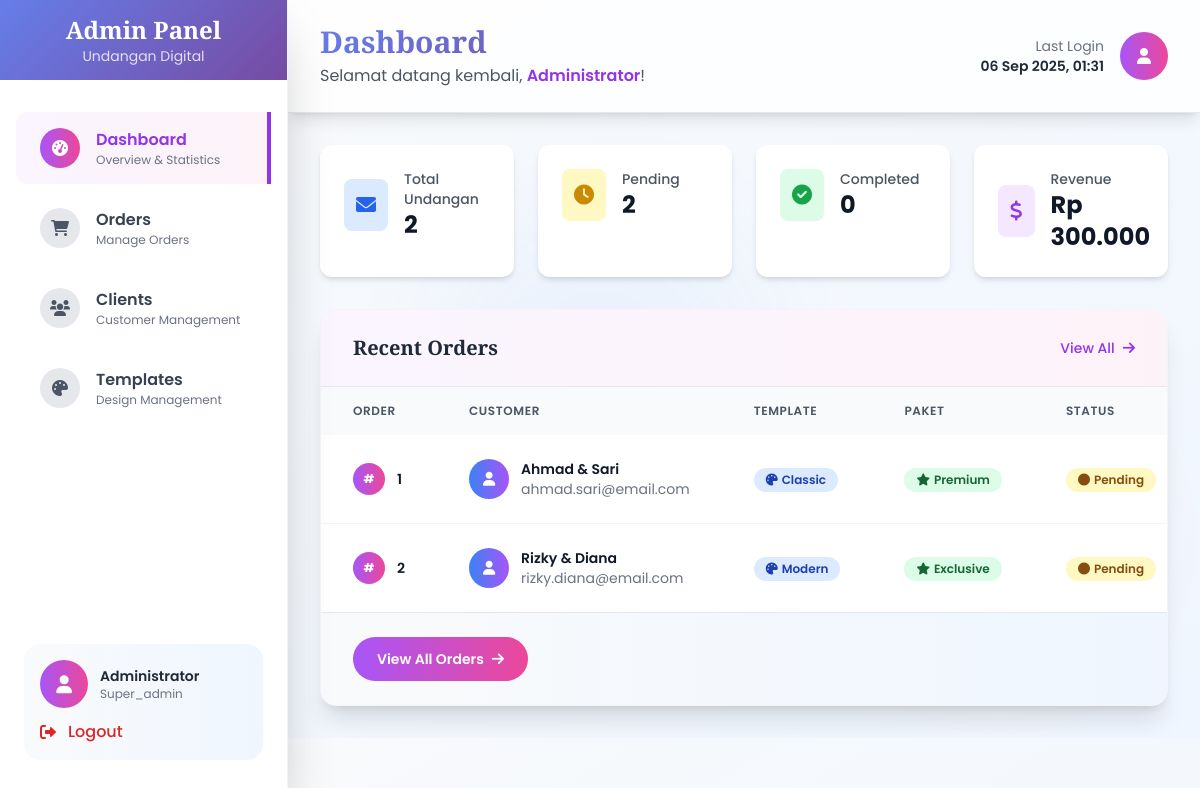
Screenshot of /admin/dashboard.php (signed in) with the database file from the repository.
### tables this page shows
CREATE TABLE IF NOT EXISTS undangan (
    id INT AUTO_INCREMENT PRIMARY KEY,
    nama_pasangan VARCHAR(255) NOT NULL,
    slug VARCHAR(255) UNIQUE NOT NULL,
    tanggal_acara DATE NOT NULL,
    lokasi VARCHAR(500) NOT NULL,
    template VARCHAR(50) NOT NULL DEFAULT 'classic',
    paket VARCHAR(50) NOT NULL DEFAULT 'basic',
    status ENUM('pending', 'processing', 'completed', 'cancelled') DEFAULT 'pending',
    created_at TIMESTAMP DEFAULT CURRENT_TIMESTAMP,
    updated_at TIMESTAMP DEFAULT CURRENT_TIMESTAMP ON UPDATE CURRENT_TIMESTAMP,
    
     
    nama_pria VARCHAR(255),
    nama_wanita VARCHAR(255),
    nama_ortu_pria VARCHAR(255),
    nama_ortu_wanita VARCHAR(255),
    alamat_lengkap TEXT,
    waktu_acara TIME,
    kontak_wa VARCHAR(20),
    email VARCHAR(100),
    
     
    musik_url VARCHAR(500),
    galeri_foto JSON,
    map_lokasi VARCHAR(500),
    ucapan_khusus TEXT,
    
     
    harga DECIMAL(10,2),
    status_pembayaran ENUM('pending', 'paid', 'failed') DEFAULT 'pending',
    metode_pembayaran VARCHAR(50),
    bukti_pembayaran VARCHAR(500),
    
     
    access_token VARCHAR(255) UNIQUE,
    total_views INT DEFAULT 0,
    last_viewed TIMESTAMP NULL
);

### admin/dashboard.php (the view, shortened to what this page needs)
<?php
include '../db.php';
$stats = [];
$sql = "SELECT COUNT(*) as total FROM undangan";
$result = mysqli_query($conn, $sql);
$stats['total_undangan'] = mysqli_fetch_assoc($result)['total'];
$sql = "SELECT COUNT(*) as total FROM undangan WHERE status = 'pending'";
$result = mysqli_query($conn, $sql);
$stats['pending'] = mysqli_fetch_assoc($result)['total'];
$sql = "SELECT COUNT(*) as total FROM undangan WHERE status = 'completed'";
$result = mysqli_query($conn, $sql);
$stats['completed'] = mysqli_fetch_assoc($result)['total'];
$sql = "SELECT SUM(harga) as total FROM undangan WHERE status_pembayaran = 'paid'";
$result = mysqli_query($conn, $sql);
$stats['revenue'] = mysqli_fetch_assoc($result)['total'] ?? 0;
$sql = "SELECT * FROM undangan ORDER BY created_at DESC LIMIT 5";
$recent_orders = mysqli_query($conn, $sql);
?>
<!DOCTYPE html>
<html lang="id">
<head>
  <script src="https://cdn.tailwindcss.com"></script>
  <link href="https://cdnjs.cloudflare.com/ajax/libs/font-awesome/6.0.0/css/all.min.css" rel="stylesheet">
</head>
<body class="bg-gradient-to-br from-gray-50 to-blue-50 font-body relative">
  <div class="absolute inset-0 opacity-5">
  </div>
  <div class="fixed inset-y-0 left-0 z-50 w-72 bg-white shadow-2xl border-r border-gray-100">
    <div class="flex items-center justify-center h-20 sidebar-gradient">
      <div class="text-center">
        <h1 class="text-white text-2xl font-heading font-bold">Admin Panel</h1>
        <p class="text-white/80 text-sm">Undangan Digital</p>
      </div>
    </div>
    <nav class="mt-8 px-4">
      <a href="dashboard.php" class="flex items-center px-6 py-4 text-purple-600 bg-gradient-to-r from-purple-50 to-pink-50 border-r-4 border-purple-600 rounded-l-xl mb-2 card-hover">
        <div class="w-10 h-10 bg-gradient-to-r from-purple-500 to-pink-500 rounded-full flex items-center justify-center mr-4">
          <i class="fas fa-tachometer-alt text-white"></i>
        </div>
        <div>
          <p class="font-semibold">Dashboard</p>
          <p class="text-xs text-gray-500">Overview & Statistics</p>
        </div>
      </a>
      <a href="orders.php" class="flex items-center px-6 py-4 text-gray-700 hover:bg-gradient-to-r hover:from-blue-50 hover:to-purple-50 hover:text-purple-600 transition-all duration-300 rounded-l-xl mb-2 card-hover">
        <div class="w-10 h-10 bg-gray-200 rounded-full flex items-center justify-center mr-4 group-hover:bg-gradient-to-r group-hover:from-blue-500 group-hover:to-purple-500 transition-all duration-300">
          <i class="fas fa-shopping-cart text-gray-600 group-hover:text-white transition-colors"></i>
        </div>
        <div>
          <p class="font-semibold">Orders</p>
          <p class="text-xs text-gray-500">Manage Orders</p>
        </div>
      </a>
      <a href="clients.php" class="flex items-center px-6 py-4 text-gray-700 hover:bg-gradient-to-r hover:from-green-50 hover:to-blue-50 hover:text-green-600 transition-all duration-300 rounded-l-xl mb-2 card-hover">
        <div class="w-10 h-10 bg-gray-200 rounded-full flex items-center justify-center mr-4 group-hover:bg-gradient-to-r group-hover:from-green-500 group-hover:to-blue-500 transition-all duration-300">
          <i class="fas fa-users text-gray-600 group-hover:text-white transition-colors"></i>
        </div>
        <div>
          <p class="font-semibold">Clients</p>
          <p class="text-xs text-gray-500">Customer Management</p>
        </div>
      </a>
      <a href="templates.php" class="flex items-center px-6 py-4 text-gray-700 hover:bg-gradient-to-r hover:from-yellow-50 hover:to-orange-50 hover:text-yellow-600 transition-all duration-300 rounded-l-xl mb-2 card-hover">
        <div class="w-10 h-10 bg-gray-200 rounded-full flex items-center justify-center mr-4 group-hover:bg-gradient-to-r group-hover:from-yellow-500 group-hover:to-orange-500 transition-all duration-300">
          <i class="fas fa-palette text-gray-600 group-hover:text-white transition-colors"></i>
        </div>
        <div>
          <p class="font-semibold">Templates</p>
          <p class="text-xs text-gray-500">Design Management</p>
        </div>
      </a>
    </nav>
    <div class="absolute bottom-0 w-full p-6">
      <div class="bg-gradient-to-r from-gray-50 to-blue-50 rounded-2xl p-4 mb-4">
        <div class="flex items-center mb-3">
          <div class="w-12 h-12 bg-gradient-to-r from-purple-500 to-pink-500 rounded-full flex items-center justify-center">
            <i class="fas fa-user text-white text-lg"></i>
          </div>
          <div class="ml-3">
            <p class="text-sm font-semibold text-gray-800"><?= $_SESSION['admin_nama'] ?></p>
            <p class="text-xs text-gray-500"><?= ucfirst($_SESSION['admin_role']) ?></p>
          </div>
        </div>
        <a href="logout.php" class="flex items-center text-red-600 hover:text-red-800 transition-all duration-300 group">
          <i class="fas fa-sign-out-alt mr-3 group-hover:scale-110 transition-transform"></i>
          <span class="font-medium">Logout</span>
        </a>
      </div>
    </div>
  </div>
  <div class="ml-72">
    <header class="bg-white/80 backdrop-blur-sm shadow-lg border-b border-gray-200 sticky top-0 z-40">
      <div class="px-8 py-6">
        <div class="flex items-center justify-between">
          <div>
            <h2 class="text-3xl font-heading font-bold gradient-text">Dashboard</h2>
            <p class="text-gray-600 mt-1">Selamat datang kembali, <span class="font-semibold text-purple-600"><?= $_SESSION['admin_nama'] ?></span>!</p>
          </div>
          <div class="flex items-center space-x-4">
            <div class="text-right">
              <p class="text-sm text-gray-500">Last Login</p>
              <p class="text-sm font-semibold text-gray-800"><?= date('d M Y, H:i') ?></p>
            </div>
            <div class="w-12 h-12 bg-gradient-to-r from-purple-500 to-pink-500 rounded-full flex items-center justify-center">
              <i class="fas fa-user text-white"></i>
            </div>
          </div>
        </div>
      </div>
    </header>
    <main class="p-8 relative z-10">
      <div class="grid grid-cols-1 md:grid-cols-2 lg:grid-cols-4 gap-6 mb-8">
        <div class="bg-white rounded-xl shadow-md p-6">
          <div class="flex items-center">
            <div class="p-3 bg-blue-100 rounded-lg">
              <i class="fas fa-envelope text-blue-600 text-xl"></i>
            </div>
            <div class="ml-4">
              <p class="text-sm font-medium text-gray-600">Total Undangan</p>
              <p class="text-2xl font-bold text-gray-900"><?= $stats['total_undangan'] ?></p>
            </div>
          </div>
        </div>
        <div class="bg-white rounded-xl shadow-md p-6">
          <div class="flex items-center">
            <div class="p-3 bg-yellow-100 rounded-lg">
              <i class="fas fa-clock text-yellow-600 text-xl"></i>
            </div>
            <div class="ml-4">
              <p class="text-sm font-medium text-gray-600">Pending</p>
              <p class="text-2xl font-bold text-gray-900"><?= $stats['pending'] ?></p>
            </div>
          </div>
        </div>
        <div class="bg-white rounded-xl shadow-md p-6">
          <div class="flex items-center">
            <div class="p-3 bg-green-100 rounded-lg">
              <i class="fas fa-check-circle text-green-600 text-xl"></i>
            </div>
            <div class="ml-4">
              <p class="text-sm font-medium text-gray-600">Completed</p>
              <p class="text-2xl font-bold text-gray-900"><?= $stats['completed'] ?></p>
            </div>
          </div>
        </div>
        <div class="bg-white rounded-xl shadow-md p-6">
          <div class="flex items-center">
            <div class="p-3 bg-purple-100 rounded-lg">
              <i class="fas fa-dollar-sign text-purple-600 text-xl"></i>
            </div>
            <div class="ml-4">
              <p class="text-sm font-medium text-gray-600">Revenue</p>
              <p class="text-2xl font-bold text-gray-900">Rp <?= number_format($stats['revenue'], 0, ',', '.') ?></p>
            </div>
          </div>
        </div>
      </div>
      <div class="bg-white rounded-2xl shadow-xl border border-gray-100 overflow-hidden">
        <div class="px-8 py-6 bg-gradient-to-r from-purple-50 to-pink-50 border-b border-gray-200">
          <div class="flex items-center justify-between">
            <h3 class="text-xl font-heading font-bold text-gray-800">Recent Orders</h3>
            <a href="orders.php" class="text-purple-600 hover:text-purple-800 font-medium text-sm flex items-center group">
              View All <i class="fas fa-arrow-right ml-2 group-hover:translate-x-1 transition-transform"></i>
            </a>
          </div>
        </div>
        <div class="overflow-x-auto">
          <table class="w-full">
            <thead class="bg-gray-50">
              <tr>
                <th class="px-8 py-4 text-left text-xs font-semibold text-gray-600 uppercase tracking-wider">Order</th>
                <th class="px-8 py-4 text-left text-xs font-semibold text-gray-600 uppercase tracking-wider">Customer</th>
                <th class="px-8 py-4 text-left text-xs font-semibold text-gray-600 uppercase tracking-wider">Template</th>
                <th class="px-8 py-4 text-left text-xs font-semibold text-gray-600 uppercase tracking-wider">Paket</th>
                <th class="px-8 py-4 text-left text-xs font-semibold text-gray-600 uppercase tracking-wider">Status</th>
              </tr>
            </thead>
            <tbody class="bg-white divide-y divide-gray-100">
              <?php while ($order = mysqli_fetch_assoc($recent_orders)): ?>
              <tr class="hover:bg-gradient-to-r hover:from-purple-50 hover:to-pink-50 transition-all duration-300">
                <td class="px-8 py-6 whitespace-nowrap">
                  <div class="flex items-center">
                    <div class="w-8 h-8 bg-gradient-to-r from-purple-500 to-pink-500 rounded-full flex items-center justify-center mr-3">
                      <span class="text-white text-xs font-bold">#</span>
                    </div>
                    <span class="text-sm font-semibold text-gray-900"><?= $order['id'] ?></span>
                  </div>
                </td>
                <td class="px-8 py-6 whitespace-nowrap">
                  <div class="flex items-center">
                    <div class="w-10 h-10 bg-gradient-to-r from-blue-500 to-purple-500 rounded-full flex items-center justify-center mr-3">
                      <i class="fas fa-user text-white text-sm"></i>
                    </div>
                    <div>
                      <div class="text-sm font-semibold text-gray-900"><?= $order['nama_pasangan'] ?></div>
                      <div class="text-sm text-gray-500"><?= $order['email'] ?></div>
                    </div>
                  </div>
                </td>
                <td class="px-8 py-6 whitespace-nowrap">
                  <span class="inline-flex items-center px-3 py-1 rounded-full text-xs font-semibold bg-blue-100 text-blue-800">
                    <i class="fas fa-palette mr-1"></i>
                    <?= ucfirst($order['template']) ?>
                  </span>
                </td>
                <td class="px-8 py-6 whitespace-nowrap">
                  <span class="inline-flex items-center px-3 py-1 rounded-full text-xs font-semibold bg-green-100 text-green-800">
                    <i class="fas fa-star mr-1"></i>
                    <?= ucfirst($order['paket']) ?>
                  </span>
                </td>
                <td class="px-8 py-6 whitespace-nowrap">
                  <?php
                  $status_color = '';
                  switch($order['status']) {
                      case 'pending': $status_color = 'bg-yellow-100 text-yellow-800'; break;
                  }
                  ?>
                  <span class="inline-flex items-center px-3 py-1 rounded-full text-xs font-semibold <?= $status_color ?>">
                    <i class="fas fa-circle text-xs mr-1"></i>
                    <?= ucfirst($order['status']) ?>
                  </span>
                </td>
              </tr>
              <?php endwhile; ?>
            </tbody>
          </table>
        </div>
        <div class="px-8 py-6 bg-gradient-to-r from-gray-50 to-blue-50 border-t border-gray-200">
          <a href="orders.php" class="inline-flex items-center px-6 py-3 bg-gradient-to-r from-purple-500 to-pink-500 text-white text-sm font-semibold rounded-full hover:from-purple-600 hover:to-pink-600 transition-all duration-300 group">
            View All Orders <i class="fas fa-arrow-right ml-2 group-hover:translate-x-1 transition-transform"></i>
          </a>
        </div>
      </div>
    </main>
  </div>
</body>
</html>

### admin/dashboard.php (style rules this page uses)
.gradient-text { background: linear-gradient(135deg, #667eea 0%, #764ba2 100%); -webkit-background-clip: text; -webkit-text-fill-color: transparent; background-clip: text; }
html, body { overflow-x: hidden; overflow-y: auto; }
.card-hover { transition: all 0.3s cubic-bezier(0.4, 0, 0.2, 1); }
.sidebar-gradient { background: linear-gradient(135deg, #667eea 0%, #764ba2 100%); }

### rows the page displays
undangan: id "1", nama_pasangan "Ahmad & Sari", email "ahmad.sari@email.com", template "Classic", paket "Premium", status "Pending"
undangan: id "2", nama_pasangan "Rizky & Diana", email "rizky.diana@email.com", template "Modern", paket "Exclusive", status "Pending"

### other values shown
$_SESSION['admin_nama'] "Administrator"
$_SESSION['admin_role'] "Super_admin"
$stats['total_undangan'] "2"
$stats['pending'] "2"
$stats['completed'] "0"
$stats['revenue'] "300.000"
